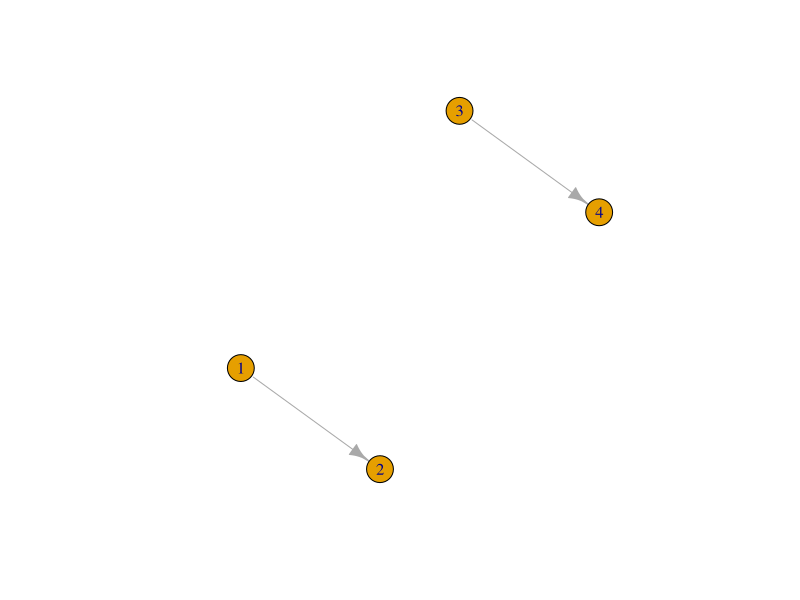
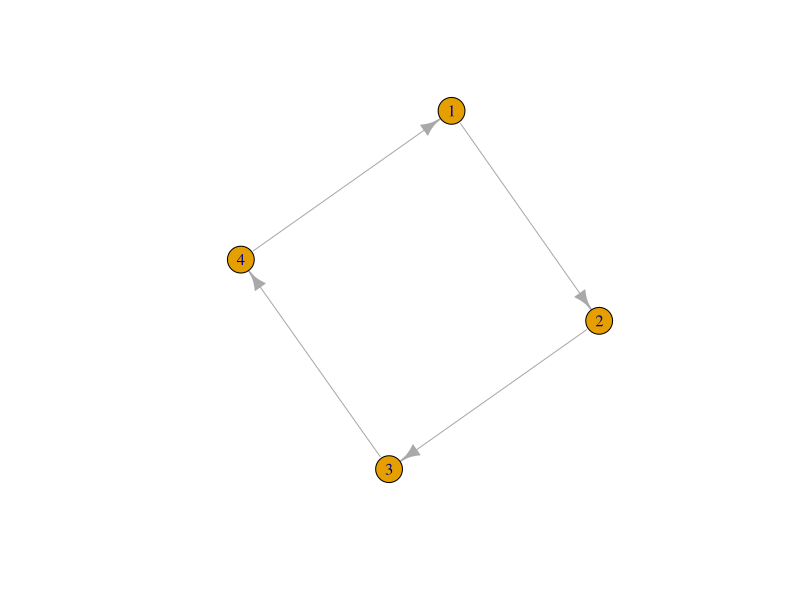
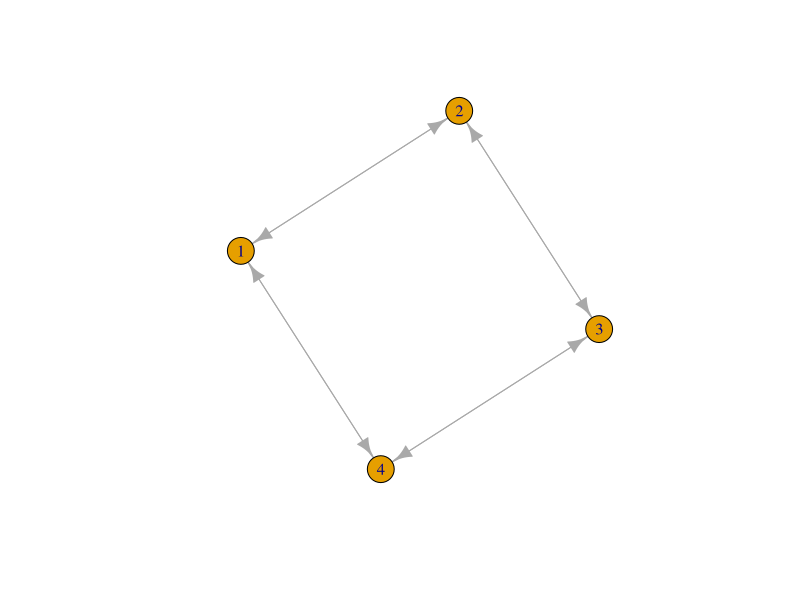
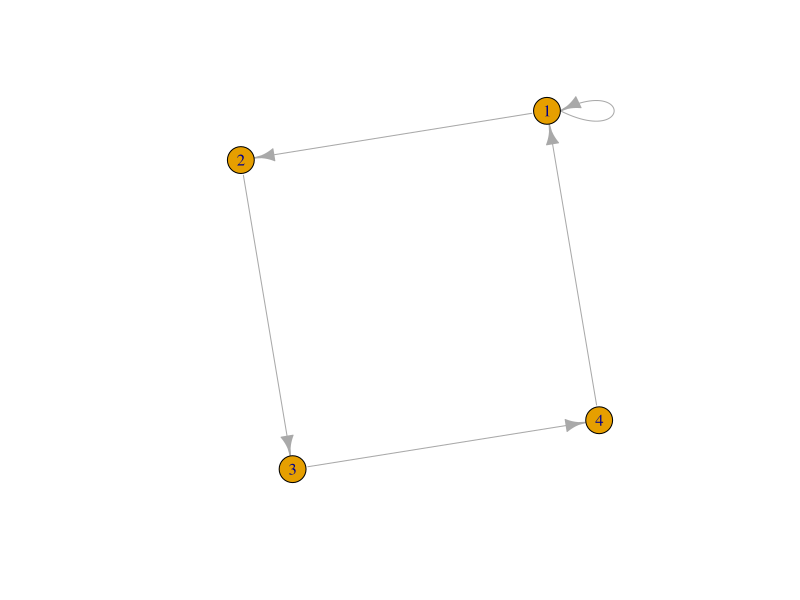
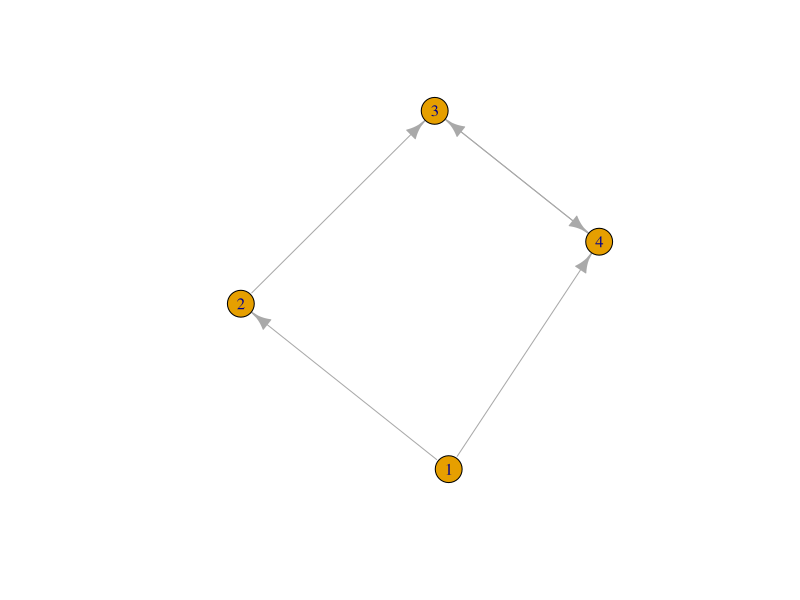
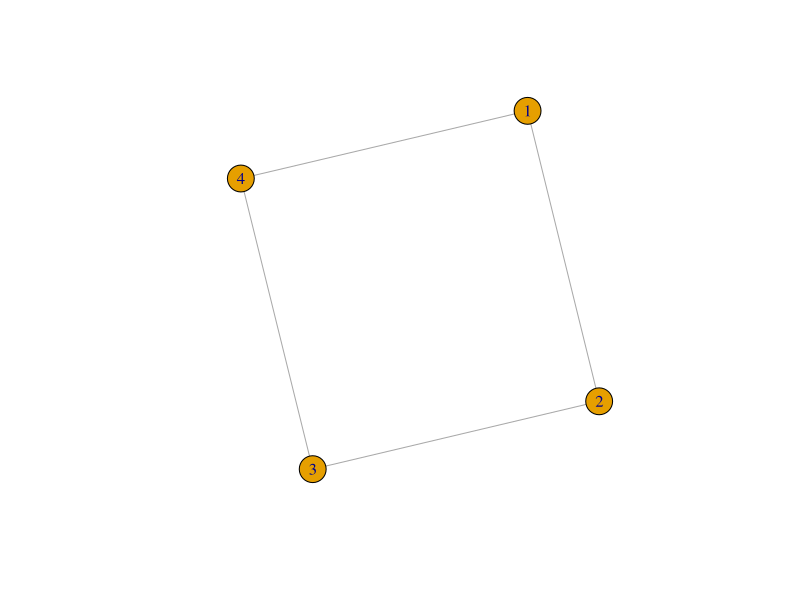
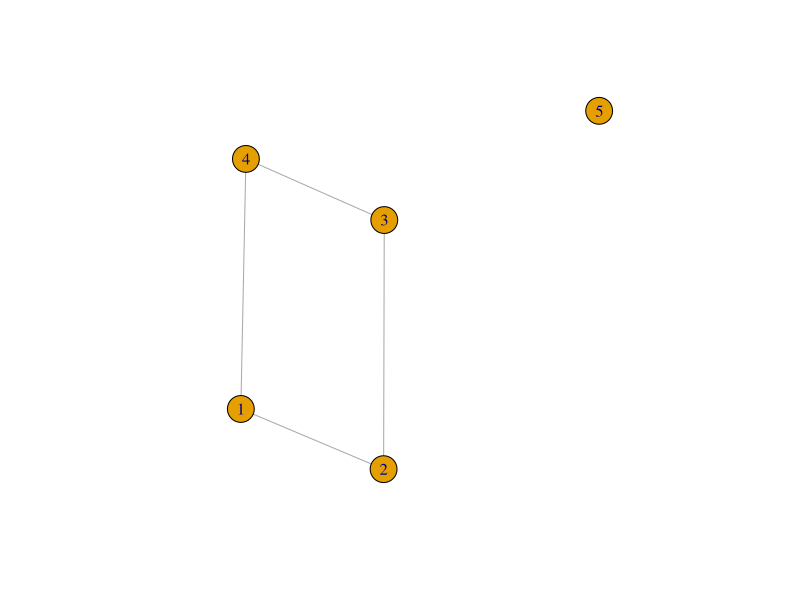
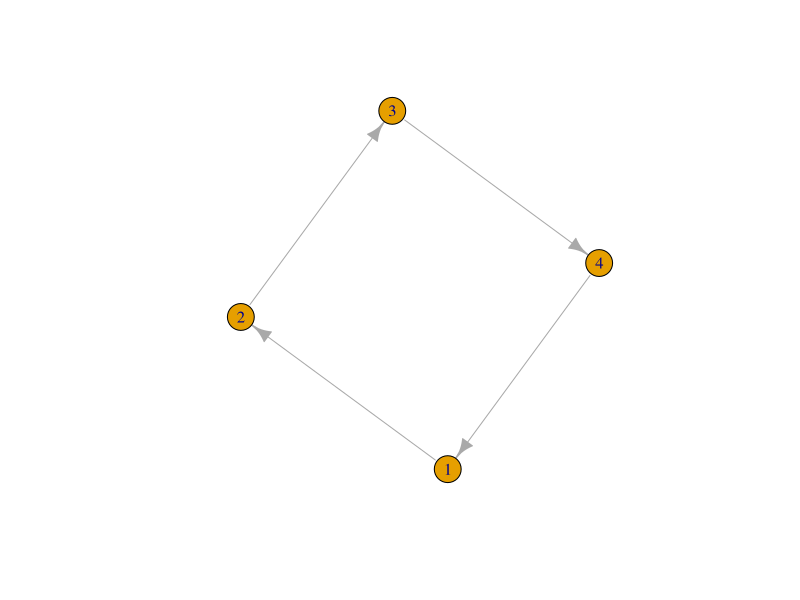

Generate these figures, in order, with R:
## ---- chunk 1
#install.packages("igraph")
library(igraph)
## ---- chunk 2
grafo1 = graph(edges = c(1,2,3,4))
plot(grafo1)
## ---- chunk 3
grafo2 = graph(edges = c(1,2,2,3,3,4,4,1))
plot(grafo2)
## ---- chunk 4
grafo2 = graph(edges = c(1,2,2,3,3,4,4,1,1,4,4,3,3,2,2,1))
plot(grafo2)
## ---- chunk 5
grafo3 = graph(edges = c(1,2,2,3,3,4,4,1,1,1))
plot(grafo3)
## ---- chunk 6
grafo8 = graph_from_literal(1-+2,2-+3,3++4,4+-1)
plot(grafo8)
## ---- chunk 7
grafo8 = graph_from_literal(1-2,2-3,3-4,4-1)
plot(grafo8)
## ---- chunk 8
grafo8 = graph_from_literal(1-2-3-4-1,5)
plot(grafo8)
grafo8
## ---- chunk 9
grafo2 = graph(edges = c(1,2,2,3,3,4,4,1))
plot(grafo2)
grafo2
## ---- chunk 10
grafo3 = graph(edges = c(1,2,2,3,3,4,4,1), directed = F)
plot(grafo3)
grafo3
## ---- chunk 11
grafo4 = graph(edges = c(1,2,2,3,3,4,4,1), directed = F, n=10)
plot(grafo4)
## ---- chunk 12
grafo5 <- graph(edges = c("A", "B", "B", "C", "C", "D", "D", "E", "E", "A", "A", "C", "C", "B"))
plot(grafo5)
## ---- chunk 13
grafo6 <- graph(edges = c("A", "B", "B", "C", "C", "D", "D", "E", "E", "A", "A", "C", "C", "B"), isolates = c("F", "G"))
plot(grafo6)
#matriz adjacente
grafo6[]
#linha 1
grafo6[1, ]
#coluna 1
grafo6[,2]
#nomes dos vértices
V(grafo6)$name
## ---- chunk 14
grafo7 <- graph(edges = c("Fernando", "Pedro", "José", "Antônio", "Fernando", "José", "Fernando", "Antônio"))
plot(grafo7)
#pesos aos vértices como atributo
V(grafo7)$Peso = c(40, 30, 30, 25)
#ler atributos, temos name e peso. Nome é padrão
vertex_attr(grafo7)
#atributos com arestas
E(grafo7)$TipoAmizade = c("Amigo", "Inimigo", "Inimigo", "Amigo")
#mostra todos
edge_attr(grafo7)
#mostra atributo pelo nome
edge_attr(grafo7)$TipoAmizade
vertex_attr(grafo7)$Peso
#$weight é atributo padrão
E(grafo7)$weight = c(1,2,1,3)
grafo7
#Tipo do grafo, agora temos os 4 simbolos preenchidos
V(grafo7)$type = "Humanos"
grafo7
